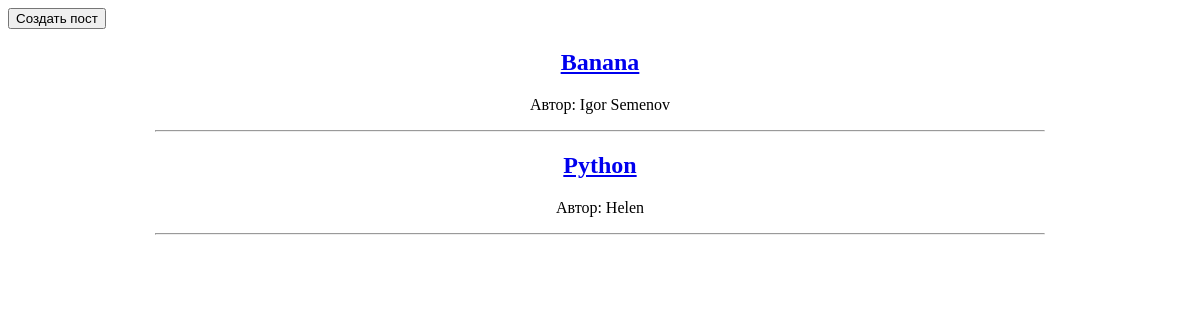
The app's page /, older data.
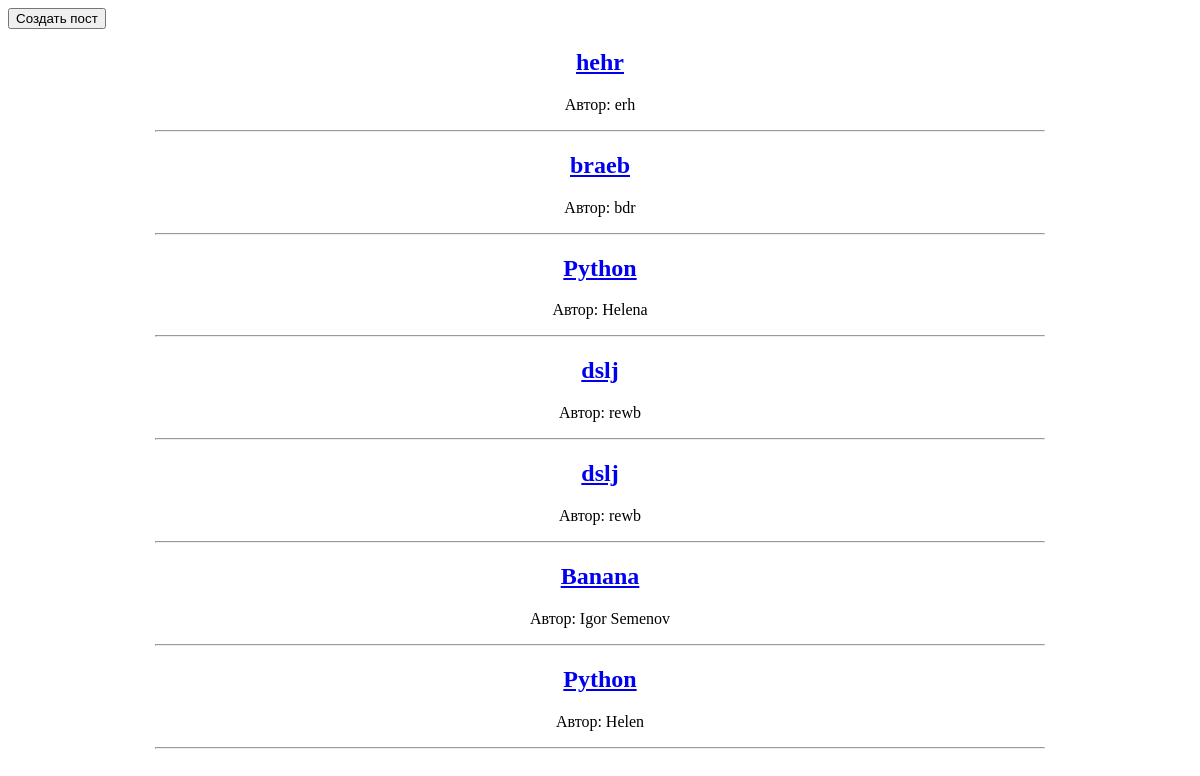
The same page, newer data.
### posts/models.py (models this page shows)
class Post(Model):
    title = CharField(max_length=250, help_text='Введите название поста')
    author = CharField(max_length=100)
    post_body = TextField(help_text='Введите текст поста сюда')
    published_date = DateTimeField(default=datetime.now)

### posts/views.py (the view)
# urls.py: path('', post_views.show_post_list, name='show_post_list'),
def show_post_list(request):
    posts = Post.objects.all().order_by('-published_date')
    return render(request, 'posts/show_post_list.html', context={'posts': posts})

### posts/templates/posts/show_post_list.html (shortened to what this page needs)
<!DOCTYPE html>
<html lang="en" xmlns="http://www.w3.org/1999/html">
<head>
</head>
<body>
<form action="{% url 'create_post' %}">
    <button type="submit" value="">Создать пост</button>
</form>
{% for post in posts %}
   <div>
           <h2 align="center">
               <a href="{% url 'show_post_list'%}{{post.id}}">{{post.title}}</a>
           </h2>
           <p align="center">Автор: {{post.author}}</p>
   </div>
<hr align="center" width="75%">
{% endfor %}
</body>
</html>

Row changes from the older to the newer data that the page shows:
added Post: title "hehr", author "erh"
added Post: title "braeb", author "bdr"
added Post: title "Python", author "Helena"
added Post: title "dslj", author "rewb"
added Post: title "dslj", author "rewb"
